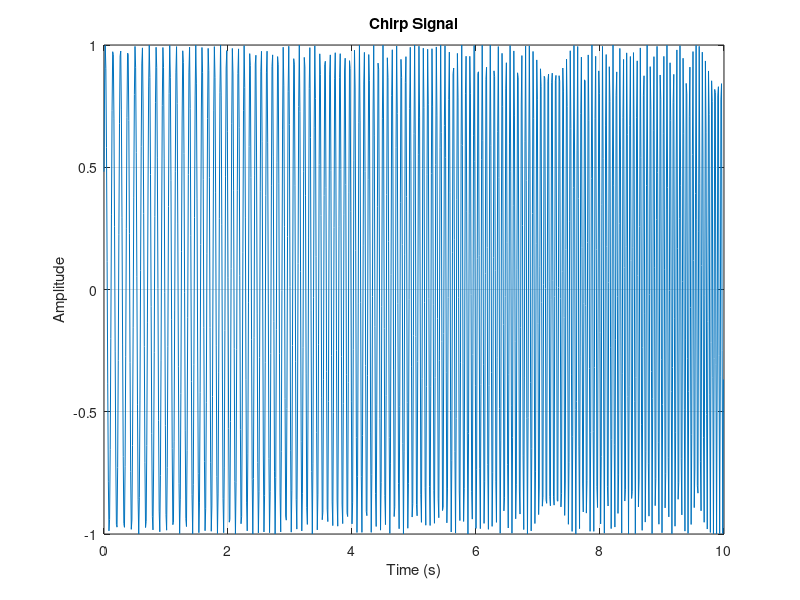
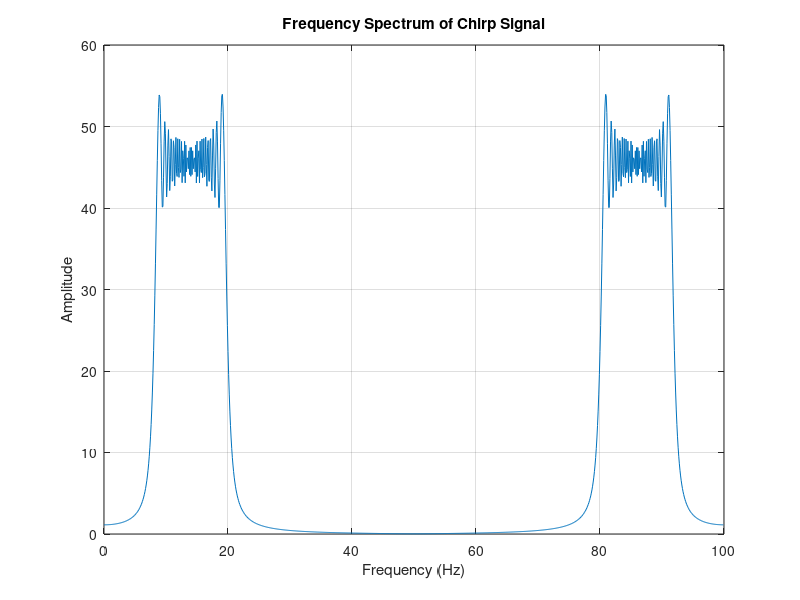

MATLAB code for these plots, in order: (Note: this script raises an error after producing the figures.)
% Define parameters
alpha = 3; 
Fs = 100;  
T = 10;    
t = 0:1/Fs:T-1/Fs; 

% Frequency sweep parameters
initial_freq = 2 + 2*alpha; 
final_freq = 5 + 5*alpha;   

% Generate chirp signal
Ft = initial_freq + (final_freq - initial_freq) * t / T; 
xt = sin(2 * pi * cumsum(Ft) / Fs); 

% Plot the chirp signal
plot(t, xt);
xlabel('Time (s)');
ylabel('Amplitude');
title('Chirp Signal');
grid on;
hold on;

% Calculate FFT
N = length(xt); 
X = fft(xt);    
frequencies = (0:N-1) * Fs / N; 

% Plot the frequency spectrum
figure;
plot(frequencies, abs(X));
xlabel('Frequency (Hz)');
ylabel('Amplitude');
title('Frequency Spectrum of Chirp Signal');
grid on;
hold on;

% Identify the frequency components
[max_amplitude, max_index] = max(abs(X));
dominant_frequency = frequencies(max_index);
fprintf('Dominant Frequency Component: %.2f Hz\n', dominant_frequency);

% Spectrogram parameters
window_length = 100; 
overlap = 10;        

% Create and plot the spectrogram
figure;
spectrogram(xt, hamming(window_length), overlap, [], Fs, 'yaxis');
title('Spectrogram of Chirp Signal (Using Hamming)');

% Spectrogram parameters
window_length = 100; 
overlap = 10;        

% Create and plot the spectrogram
figure;
spectrogram(xt, hanning(window_length), overlap, [], Fs, 'yaxis');
title('Spectrogram of Chirp Signal (Using Hanning)');
